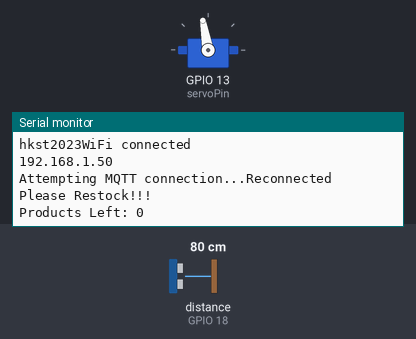
Bench run of a program on a simulated ESP32. On the bench: servo, the last lines printed to the serial monitor. Inputs (shaded band) come from the test bench; at power-on: distance to the obstacle (sensor on GPIO 18) 80 cm. The echo pulse lasts 58.3 µs per cm; WiFi joins after 1.5 s; servers stay silent unless stated; no MQTT or app messages arrive unless stated.

Above: at 3.7 s.
3.8 s: distance to the obstacle (sensor on GPIO 18) set to 2 cm
At 5.1 s:
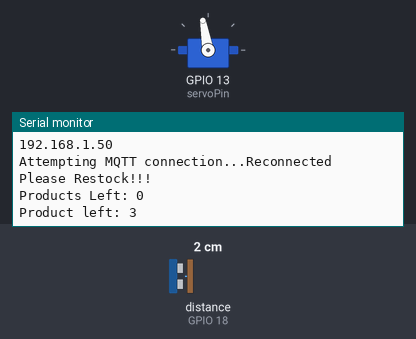
8.0 s: distance to the obstacle (sensor on GPIO 18) set to 4 cm
At 9.4 s:
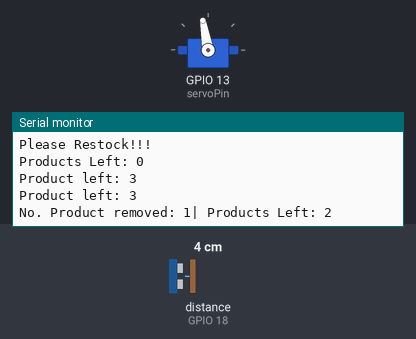

Measured:
- after the input at 3.8 s, the serial monitor: prints a new line after 0.76 s (image 1)
- after the input at 8.0 s, the serial monitor: prints a new line after 0.56 s (image 2)

The program:

main.cpp
```cpp
//  Libraries in use  //
#include <Arduino.h>  //Remove if using Arduino IDE
#include <NewPing.h>
#include <ESP32Servo.h>
#include <WiFi.h>
#include <PubSubClient.h>


//  School Wifi Credentials //
const char* ssid = "hkst2023";
const char* password = "BEftsp2023#";
WiFiClient espClient;


//  MQTT Broker Setup //
// const char* mqttServer = "192.168.1.100";
const char* mqttServer = "192.168.1.10";
const int mqttPort = 1883;
const char* mqttID = "ultrasonic";
PubSubClient client(espClient);
//  MQTT Topics
const char* quantityTopic = "sensor/quantity";


//  Front(1) and Bottom(2) LDR Setup + Variables  //
#define pinLDR_front 32
#define pinLDR_bottom 35
int valLDR_front;
int valLDR_bottom;
const int frontLDR_rest = 2100;
const int bottomLDR_rest = 600;
const int frontLDR_covered = 3000;
const int bottomLDR_covered = 4000;


//  SG90 (Servo Motor) Setup  //
#define servoPin 13
Servo servo;
int thisPos;  //current reading of position
int prevPos;  //records previous Position of motor
const int startPos = 100; //  Starting position of Servo motor
int delayPeriod = 15; //  Delay period to control speed


// HC-SR04 (Ultrasonic Sensor) Setup + Variables  //
#define trigPin 5
#define echoPin 18
#define maxDist 50 // Set the maximum distance to 50cm
NewPing sonar(trigPin, echoPin, maxDist);

const float startDist = 2.0;
const float productWidth = 2.4;
const int totalProducts = 3;
const int totalDist = 12;
unsigned int distance;
float difference;
int productQuantity;
int productTaken;


//  Functions //
//  Prints all Sensor readings
void displayReadings(float(thisDist),int(LDR1),int(LDR2)){
  // Print the distance to the serial monitor

  //  Prints HC-SR04 Detected Distance
  Serial.print("Distance from back Sensor: ");
  Serial.print(round(distance));
  Serial.println(" cm");

  //  Prints LDR values
  Serial.print("Front light sensor Value: ");
  Serial.println(LDR1);
  Serial.print("Bottom light sensor Value: ");
  Serial.println(LDR2);

  Serial.println("*********************************************************");
}

//  Checks distance between HC-SR04 and product to find the quantity
void checkQuantity(float(thisDist)){
  // Calculate how many was taken and leftover
  difference = thisDist - startDist;
  productTaken = round(difference/productWidth);
  productQuantity = totalProducts - productTaken;

  //  If Distance detected is within Start Range
  if (0 < thisDist && thisDist <= startDist){
    Serial.print("Product left: ");
    Serial.println(productQuantity);
  }

  //  If Distance is more than Start distance
  else if(thisDist > startDist && thisDist < totalDist){

    // Check if the product removed is more than limit
    if(productTaken >= totalProducts){
      Serial.println("Please Restock!!!");
      Serial.print("Products Left: ");
      Serial.println(productQuantity);
    }
    else{
      Serial.print("No. Product removed: ");
      Serial.print(productTaken);
      Serial.print("| Products Left: ");
      Serial.println(productQuantity);
    }
  }

  // If there is no distance or more than max range
  else if(thisDist == 0 || thisDist >= totalDist){
    productQuantity = 0;
    Serial.println("Please Restock!!!");
    Serial.print("Products Left: ");
    Serial.println(productQuantity);
  }
}

//  Pushes products forwards when product is taken
void pushProducts(int(quantity)){
  if(quantity == 2){
    thisPos = 90;
  }
  else if(quantity == 1){
    thisPos = 120;
  }
  else if(quantity <= 1){
    thisPos = 150;
  }

  // moveServo(prevPos,thisPos);
  servo.write(thisPos);
  Serial.print("Servo Angle: ");
  Serial.println(thisPos);
  // thisPos = prevPos;
  delay(5000);
}

//  Moves Servo Backward for returning
void returnProducts(int(quantity)){
  if(quantity == 2){
    thisPos = 100;
  }
  else if(quantity <= 1){
    thisPos = 130;
  }
  // moveServo(prevPos, thisPos);
  servo.write(thisPos);
  delay(1000);

  while(true){
    valLDR_bottom = analogRead(pinLDR_bottom);

    if (valLDR_bottom>=bottomLDR_covered){
      Serial.println("Product has been returned");
      break;
    }
    else{
      Serial.println("Please return product");
      delay(2000);
    }
  }


}

//  Prompts ESP32 to connect to the WiFi
void connectWifi(){
  WiFi.begin(ssid, password);
  while (WiFi.status() != WL_CONNECTED) {
    delay(1000);
    Serial.println("Connecting to...");
    Serial.print(ssid);
  }
  Serial.println("WiFi connected");
  Serial.println(WiFi.localIP());
}

//  Reconnects ESP32 to MQTT Broker
void reconnect(){
  while(!client.connected()){
    Serial.print("Attempting MQTT connection...");

    if (client.connect(mqttID)){
      Serial.println("Reconnected");
    }
    else {
      //  Added for troubleshooting purposes
      Serial.println(WiFi.status());
      Serial.println(WiFi.localIP());

      //  Check return code and client state
      Serial.print("failed, rc=");
      Serial.println(client.state());
      Serial.println("(Trying again in 2.5 seconds)");
      delay(2500);
    }
  }
}


//  Main Code //
void setup() {
  // Initialize serial communication
  delay(500);
  Serial.begin(115200);

  //  Connecting ESP32 to WiFi
  connectWifi();

  //  Setting up SG90
  ESP32PWM::allocateTimer(0);
	ESP32PWM::allocateTimer(1);
	ESP32PWM::allocateTimer(2);
	ESP32PWM::allocateTimer(3);
	servo.setPeriodHertz(50);    // standard 50 hz servo
	servo.attach(servoPin, 500, 2400); // attaches the servo on pin 13 to the servo object
  servo.write(startPos);  // Starting Position Every time
  startPos == prevPos;

  //  Setting up Server
  client.setServer(mqttServer,mqttPort);
  client.setKeepAlive(120);
}

void loop() {
  //  Connect ESP32 to Client
  if (!client.connected()){
    reconnect();
  }
  client.loop();

  // Check the quantity of products
  distance = sonar.ping_cm();
  checkQuantity(distance);
  // displayReadings(distance);

  // // If no products on shelf, request for restock
  // if(productQuantity == 0){
  //   return;
  // }

  // else {
  //   // Check if there is no item at the front/item removed
  //   valLDR_bottom = analogRead(pinLDR_bottom);
  //   if(valLDR_bottom <= bottomLDR_rest){
  //     for (int angle = prevPos; valLDR_bottom <= bottomLDR_covered; angle++ ){
  //       servo.write(angle);
  //       valLDR_bottom = analogRead(pinLDR_bottom);
  //       delay(delayPeriod);
  //     }
  //   }
  // }

  // // Check if Anyone wants to return anything
  // if(valLDR_front >= frontLDR_covered && productQuantity<totalProducts){
  //   Serial.println("User wants to return product...");
  //   returnProducts(productQuantity);
  //   delay(500);
  // }

  //  publish quantity to MQTT Broker
  client.publish(quantityTopic,String(productQuantity).c_str(),true);


  // // Check the quantity of products
  // distance = sonar.ping_cm();
  // checkQuantity(distance);

  // //  Check if User took out an item
  // if(valLDR_bottom <= bottomLDR_rest){
  //   //  Move Servo to push products
  //   pushProducts(productQuantity);
  // }

  // //  Check if User wants to return product (will re run if more needs to be pushed)
  // else if(valLDR_front >= frontLDR_covered && productQuantity<totalProducts){
  //   Serial.println("User wants to return product...");
  //   returnProducts(productQuantity);
  //   delay(500);
  // }

  // //  publish quantity to MQTT Broker
  // client.publish(quantityTopic,String(productQuantity).c_str(),true);

  // Wait for a moment before taking another reading
  delay(2000);
}
```
